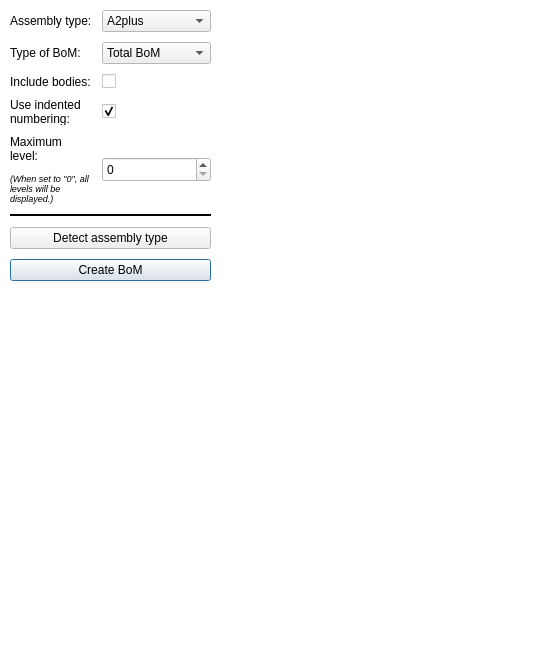
<?xml version="1.0" encoding="UTF-8"?>
<ui version="4.0">
 <class>Dialog</class>
 <widget class="QDialog" name="Dialog">
  <property name="geometry">
   <rect>
    <x>0</x>
    <y>0</y>
    <width>533</width>
    <height>668</height>
   </rect>
  </property>
  <property name="sizePolicy">
   <sizepolicy hsizetype="Expanding" vsizetype="Expanding">
    <horstretch>0</horstretch>
    <verstretch>0</verstretch>
   </sizepolicy>
  </property>
  <property name="palette">
   <palette>
    <active>
     <colorrole role="Base">
      <brush brushstyle="SolidPattern">
       <color alpha="255">
        <red>255</red>
        <green>255</green>
        <blue>255</blue>
       </color>
      </brush>
     </colorrole>
     <colorrole role="Window">
      <brush brushstyle="SolidPattern">
       <color alpha="255">
        <red>255</red>
        <green>255</green>
        <blue>255</blue>
       </color>
      </brush>
     </colorrole>
    </active>
    <inactive>
     <colorrole role="Base">
      <brush brushstyle="SolidPattern">
       <color alpha="255">
        <red>255</red>
        <green>255</green>
        <blue>255</blue>
       </color>
      </brush>
     </colorrole>
     <colorrole role="Window">
      <brush brushstyle="SolidPattern">
       <color alpha="255">
        <red>255</red>
        <green>255</green>
        <blue>255</blue>
       </color>
      </brush>
     </colorrole>
    </inactive>
    <disabled>
     <colorrole role="Base">
      <brush brushstyle="SolidPattern">
       <color alpha="255">
        <red>255</red>
        <green>255</green>
        <blue>255</blue>
       </color>
      </brush>
     </colorrole>
     <colorrole role="Window">
      <brush brushstyle="SolidPattern">
       <color alpha="255">
        <red>255</red>
        <green>255</green>
        <blue>255</blue>
       </color>
      </brush>
     </colorrole>
    </disabled>
   </palette>
  </property>
  <property name="windowTitle">
   <string>Bill of Materials workbench</string>
  </property>
  <property name="autoFillBackground">
   <bool>true</bool>
  </property>
  <property name="modal">
   <bool>true</bool>
  </property>
  <widget class="QWidget" name="layoutWidget">
   <property name="geometry">
    <rect>
     <x>0</x>
     <y>0</y>
     <width>221</width>
     <height>291</height>
    </rect>
   </property>
   <layout class="QGridLayout" name="gridLayout">
    <property name="sizeConstraint">
     <enum>QLayout::SetNoConstraint</enum>
    </property>
    <property name="leftMargin">
     <number>10</number>
    </property>
    <property name="topMargin">
     <number>10</number>
    </property>
    <property name="rightMargin">
     <number>10</number>
    </property>
    <property name="bottomMargin">
     <number>10</number>
    </property>
    <property name="spacing">
     <number>10</number>
    </property>
    <item row="6" column="0" rowspan="2">
     <widget class="QLabel" name="label_6">
      <property name="text">
       <string>&lt;html&gt;&lt;head/&gt;&lt;body&gt;&lt;p&gt;&lt;span style=&quot; font-size:7pt; font-style:italic;&quot;&gt;(When set to &amp;quot;0&amp;quot;, all levels will be displayed.)&lt;/span&gt;&lt;/p&gt;&lt;/body&gt;&lt;/html&gt;</string>
      </property>
      <property name="alignment">
       <set>Qt::AlignLeading|Qt::AlignLeft|Qt::AlignTop</set>
      </property>
      <property name="wordWrap">
       <bool>true</bool>
      </property>
     </widget>
    </item>
    <item row="0" column="1">
     <widget class="QComboBox" name="AssemblyType">
      <item>
       <property name="text">
        <string>A2plus</string>
       </property>
      </item>
      <item>
       <property name="text">
        <string>Internal assembly</string>
       </property>
      </item>
      <item>
       <property name="text">
        <string>Assembly 3</string>
       </property>
      </item>
      <item>
       <property name="text">
        <string>Assembly 4</string>
       </property>
      </item>
      <item>
       <property name="text">
        <string>App:LinkGroup</string>
       </property>
      </item>
      <item>
       <property name="text">
        <string>App:Part</string>
       </property>
      </item>
      <item>
       <property name="text">
        <string>Multibody</string>
       </property>
      </item>
      <item>
       <property name="text">
        <string>Arch</string>
       </property>
      </item>
     </widget>
    </item>
    <item row="2" column="0">
     <widget class="QLabel" name="label_3">
      <property name="enabled">
       <bool>true</bool>
      </property>
      <property name="text">
       <string>Include bodies:</string>
      </property>
     </widget>
    </item>
    <item row="3" column="1">
     <widget class="QCheckBox" name="IndentedNumbering">
      <property name="text">
       <string/>
      </property>
      <property name="checked">
       <bool>true</bool>
      </property>
     </widget>
    </item>
    <item row="0" column="0">
     <widget class="QLabel" name="label_2">
      <property name="text">
       <string>Assembly type:</string>
      </property>
     </widget>
    </item>
    <item row="1" column="1">
     <widget class="QComboBox" name="BoMType">
      <item>
       <property name="text">
        <string>Total BoM</string>
       </property>
      </item>
      <item>
       <property name="text">
        <string>Parts only BoM</string>
       </property>
      </item>
      <item>
       <property name="text">
        <string>Summary BoM</string>
       </property>
      </item>
     </widget>
    </item>
    <item row="2" column="1">
     <widget class="QCheckBox" name="IncludeBodies">
      <property name="text">
       <string/>
      </property>
     </widget>
    </item>
    <item row="4" column="1" rowspan="4">
     <widget class="QSpinBox" name="MaxLevel">
      <property name="sizePolicy">
       <sizepolicy hsizetype="Minimum" vsizetype="Ignored">
        <horstretch>0</horstretch>
        <verstretch>0</verstretch>
       </sizepolicy>
      </property>
      <property name="minimumSize">
       <size>
        <width>0</width>
        <height>0</height>
       </size>
      </property>
      <property name="maximumSize">
       <size>
        <width>16777215</width>
        <height>25</height>
       </size>
      </property>
      <property name="baseSize">
       <size>
        <width>0</width>
        <height>0</height>
       </size>
      </property>
      <property name="toolTip">
       <string>&lt;html&gt;&lt;head/&gt;&lt;body&gt;&lt;p&gt;When set to &amp;quot;0&amp;quot;, all levels will be displayed.&lt;/p&gt;&lt;/body&gt;&lt;/html&gt;</string>
      </property>
      <property name="minimum">
       <number>0</number>
      </property>
      <property name="value">
       <number>0</number>
      </property>
     </widget>
    </item>
    <item row="1" column="0">
     <widget class="QLabel" name="label">
      <property name="text">
       <string>Type of BoM:</string>
      </property>
     </widget>
    </item>
    <item row="3" column="0">
     <widget class="QLabel" name="label_4">
      <property name="text">
       <string>Use indented numbering:</string>
      </property>
      <property name="wordWrap">
       <bool>true</bool>
      </property>
     </widget>
    </item>
    <item row="10" column="0" colspan="2">
     <widget class="QPushButton" name="CreateBOM">
      <property name="sizePolicy">
       <sizepolicy hsizetype="Expanding" vsizetype="Expanding">
        <horstretch>0</horstretch>
        <verstretch>0</verstretch>
       </sizepolicy>
      </property>
      <property name="text">
       <string>Create BoM</string>
      </property>
     </widget>
    </item>
    <item row="9" column="0" colspan="2">
     <widget class="QPushButton" name="DetectAssemblyType">
      <property name="sizePolicy">
       <sizepolicy hsizetype="Minimum" vsizetype="Expanding">
        <horstretch>0</horstretch>
        <verstretch>0</verstretch>
       </sizepolicy>
      </property>
      <property name="text">
       <string>Detect assembly type</string>
      </property>
     </widget>
    </item>
    <item row="4" column="0" rowspan="2">
     <widget class="QLabel" name="label_5">
      <property name="sizePolicy">
       <sizepolicy hsizetype="Preferred" vsizetype="Preferred">
        <horstretch>0</horstretch>
        <verstretch>0</verstretch>
       </sizepolicy>
      </property>
      <property name="text">
       <string>&lt;html&gt;&lt;head/&gt;&lt;body&gt;&lt;p&gt;Maximum level:&lt;/p&gt;&lt;/body&gt;&lt;/html&gt;</string>
      </property>
      <property name="wordWrap">
       <bool>true</bool>
      </property>
     </widget>
    </item>
    <item row="8" column="0" colspan="2">
     <widget class="Line" name="line">
      <property name="frameShadow">
       <enum>QFrame::Plain</enum>
      </property>
      <property name="lineWidth">
       <number>2</number>
      </property>
      <property name="orientation">
       <enum>Qt::Horizontal</enum>
      </property>
     </widget>
    </item>
   </layout>
  </widget>
 </widget>
 <resources/>
 <connections/>
</ui>
